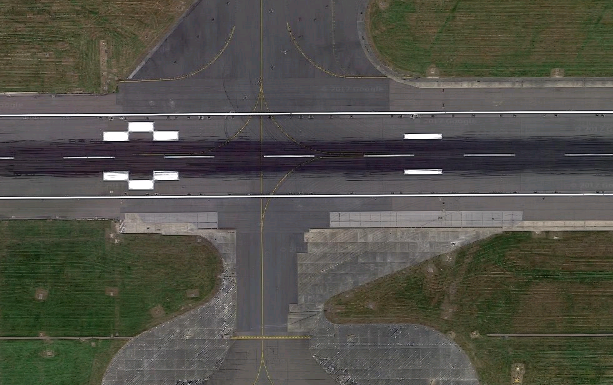
#> input picture test_images/test1.png, 613 x 385 px
$ python deconvolution.py test_images/test1.png
#> lines starting #> are read from the running program, lines starting #| are printed output that depends on the picture
#!/usr/bin/env python

'''
Wiener deconvolution.
Sample shows how DFT can be used to perform Weiner deconvolution [1]
of an image with user-defined point spread function (PSF)
Usage:
  deconvolution.py  [--circle]
      [--angle <degrees>]
      [--d <diameter>]
      [--snr <signal/noise ratio in db>]
      [<input image>]
  Use sliders to adjust PSF paramitiers.
  Keys:
    SPACE - switch btw linear/cirular PSF
    ESC   - exit
Examples:
  deconvolution.py --angle 135 --d 22  ../data/licenseplate_motion.jpg
    (image source: http://www.topazlabs.com/infocus/_images/licenseplate_compare.jpg)
  deconvolution.py --angle 86 --d 31  ../data/text_motion.jpg
  deconvolution.py --circle --d 19  ../data/text_defocus.jpg
    (image source: compact digital photo camera, no artificial distortion)
[1] http://en.wikipedia.org/wiki/Wiener_deconvolution
'''

# Python 2/3 compatibility
from __future__ import print_function

import numpy as np
import cv2

# local module
# from common import nothing


def blur_edge(img, d=31):
    h, w  = img.shape[:2]
    img_pad = cv2.copyMakeBorder(img, d, d, d, d, cv2.BORDER_WRAP)
    img_blur = cv2.GaussianBlur(img_pad, (2*d+1, 2*d+1), -1)[d:-d,d:-d]
    y, x = np.indices((h, w))
    dist = np.dstack([x, w-x-1, y, h-y-1]).min(-1)
    w = np.minimum(np.float32(dist)/d, 1.0)
    return img*w + img_blur*(1-w)

def motion_kernel(angle, d, sz=65):
    kern = np.ones((1, d), np.float32)
    c, s = np.cos(angle), np.sin(angle)
    A = np.float32([[c, -s, 0], [s, c, 0]])
    sz2 = sz // 2
    A[:,2] = (sz2, sz2) - np.dot(A[:,:2], ((d-1)*0.5, 0))
    kern = cv2.warpAffine(kern, A, (sz, sz), flags=cv2.INTER_CUBIC)
    return kern

def defocus_kernel(d, sz=65):
    kern = np.zeros((sz, sz), np.uint8)
    cv2.circle(kern, (sz, sz), d, 255, -1, cv2.LINE_AA, shift=1)
    kern = np.float32(kern) / 255.0
    return kern


if __name__ == '__main__':
    print(__doc__)
    import sys, getopt
    opts, args = getopt.getopt(sys.argv[1:], '', ['circle', 'angle=', 'd=', 'snr='])
    opts = dict(opts)
    try:
        fn = args[0]
    except:
        fn = '../data/licenseplate_motion.jpg'

    win = 'deconvolution'

    img = cv2.imread(fn, 0)
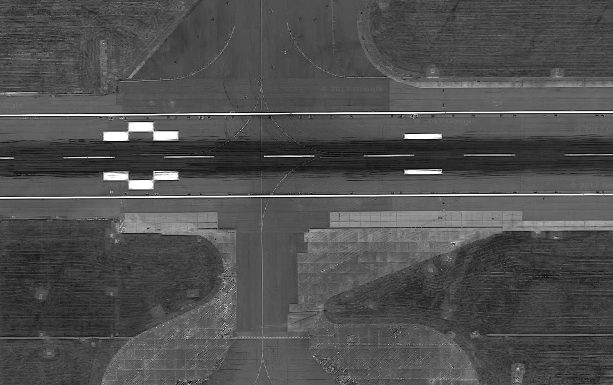
#> img: shape (385, 613); min 0, max 255, mean 79.7
    if img is None:
        print('Failed to load fn1:', fn1)
        sys.exit(1)

    img = np.float32(img)/255.0
    cv2.imshow('input', img)

    img = blur_edge(img)
#> in blur_edge, `img_pad = cv2.copyMakeBorder(img, d, d, d, d, cv2.BORDER_WRAP)`:
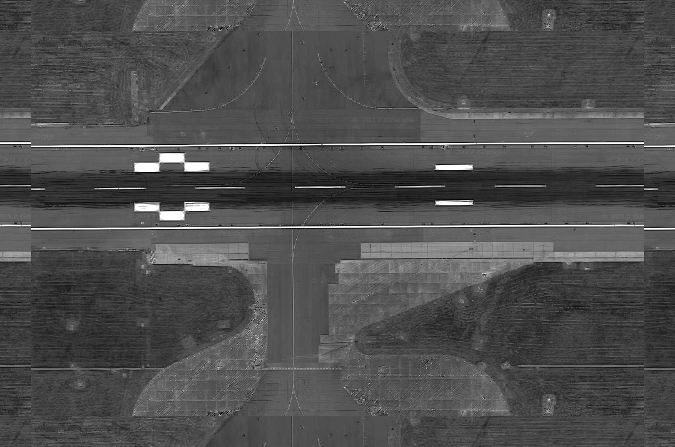
#> img_pad: shape (447, 675) float32; min 0, max 1, mean 0.309
#> in blur_edge, `img_blur = cv2.GaussianBlur(img_pad, (2*d+1, 2*d+1), -1)[d:-d,d:-d]`:
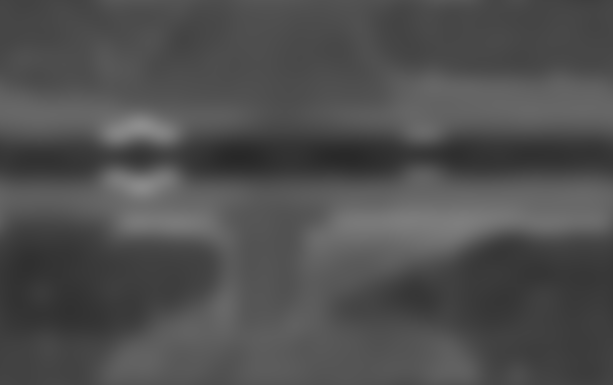
#> img_blur: shape (385, 613) float32; min 0.159, max 0.554, mean 0.312
#> in blur_edge, `w = np.minimum(np.float32(dist)/d, 1.0)`:
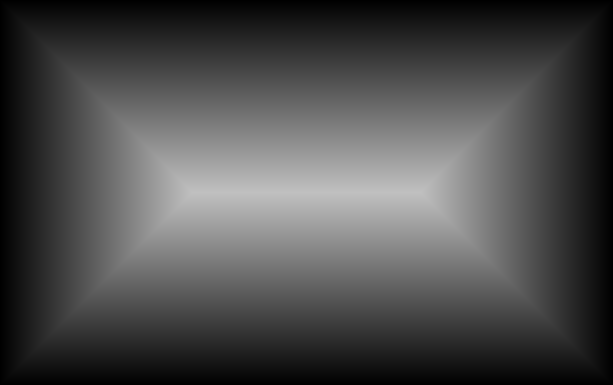
#> dist: shape (385, 613) int64; min 0, max 192, mean 75.6
    IMG = cv2.dft(img, flags=cv2.DFT_COMPLEX_OUTPUT)

    defocus = '--circle' in opts

    def update(_):
        ang = np.deg2rad( cv2.getTrackbarPos('angle', win) )
        d = cv2.getTrackbarPos('d', win)
        noise = 10**(-0.1*cv2.getTrackbarPos('SNR (db)', win))

        if defocus:
            psf = defocus_kernel(d)
        else:
            psf = motion_kernel(ang, d)
        cv2.imshow('psf', psf)

        psf /= psf.sum()
        psf_pad = np.zeros_like(img)
        kh, kw = psf.shape
        psf_pad[:kh, :kw] = psf
        PSF = cv2.dft(psf_pad, flags=cv2.DFT_COMPLEX_OUTPUT, nonzeroRows = kh)
        PSF2 = (PSF**2).sum(-1)
        iPSF = PSF / (PSF2 + noise)[...,np.newaxis]
        RES = cv2.mulSpectrums(IMG, iPSF, 0)
        res = cv2.idft(RES, flags=cv2.DFT_SCALE | cv2.DFT_REAL_OUTPUT )
        res = np.roll(res, -kh//2, 0)
        res = np.roll(res, -kw//2, 1)
        cv2.imshow(win, res)

    cv2.namedWindow(win)
    cv2.namedWindow('psf', 0)
    cv2.createTrackbar('angle', win, int(opts.get('--angle', 135)), 180, update)
    cv2.createTrackbar('d', win, int(opts.get('--d', 22)), 50, update)
    cv2.createTrackbar('SNR (db)', win, int(opts.get('--snr', 25)), 50, update)
    update(None)
#> in update, `cv2.imshow('psf', psf)`:
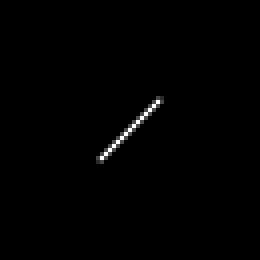
#> window 'psf': shape (65, 65) (shown 4 times larger); min 0, max 255, mean 1.5
#> in update, `res = np.roll(res, -kw//2, 1)`:
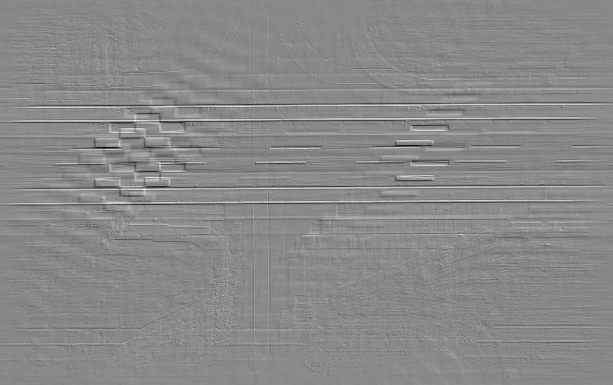
#> res: shape (385, 613) float32; min -5.45, max 5.23, mean 0.311; drawn with min black and max white
#> in update, `cv2.imshow(win, res)`:
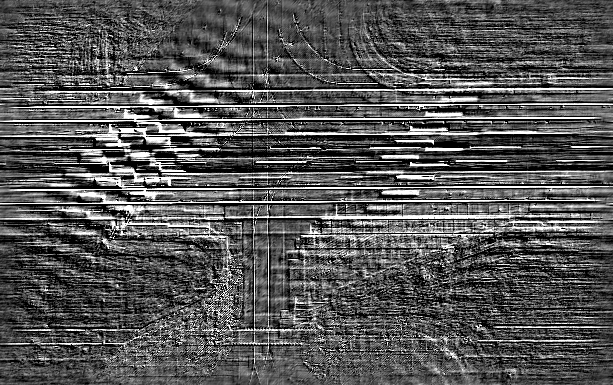
#> window 'deconvolution': shape (385, 613); min 0, max 255, mean 85.6

    while True:
        ch = cv2.waitKey()
#> (key Esc is pressed here)
        if ch == 27:
            break
        if ch == ord(' '):
            defocus = not defocus
            update(None)

$ run again, on test_images/test3.png
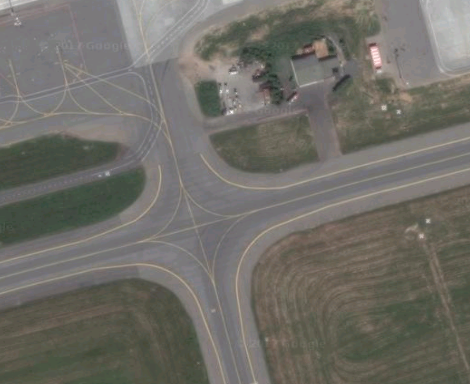
#> input picture test_images/test3.png, 470 x 384 px
#> in blur_edge, `w = np.minimum(np.float32(dist)/d, 1.0)`:
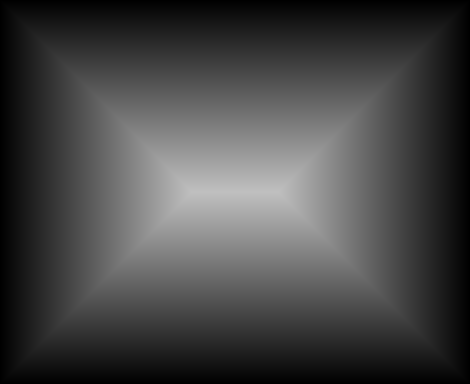
#> dist: shape (384, 470) int64; min 0, max 191, mean 69.4
#> in update, `cv2.imshow(win, res)`:
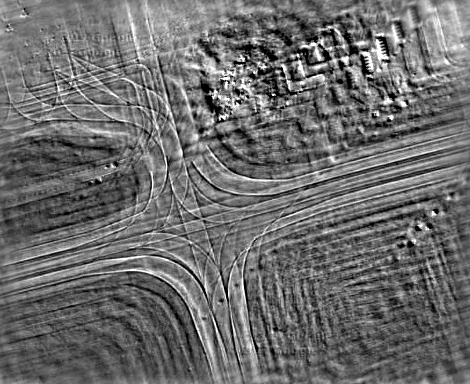
#> window 'deconvolution': shape (384, 470); min 0, max 255, mean 108.2

$ run again, on test_images/test4.png
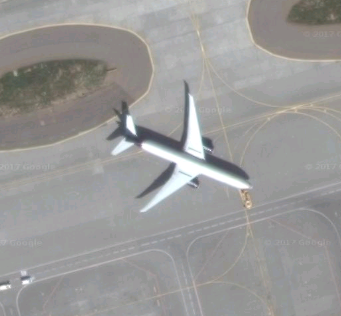
#> input picture test_images/test4.png, 341 x 316 px
#> in update, `res = np.roll(res, -kw//2, 1)`:
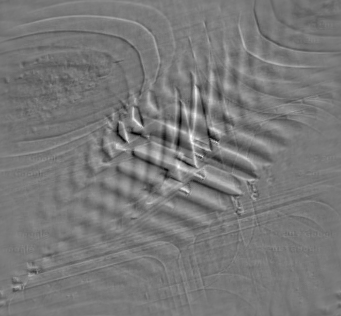
#> res: shape (316, 341) float32; min -1.41, max 2.82, mean 0.598; drawn with min black and max white
#> in update, `cv2.imshow(win, res)`:
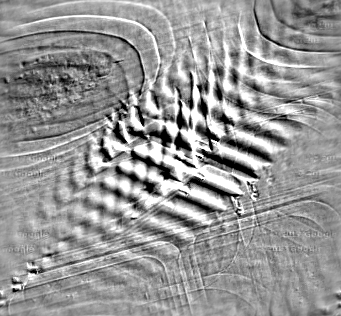
#> window 'deconvolution': shape (316, 341); min 0, max 255, mean 149.7

$ run again, on test_images/test5.png
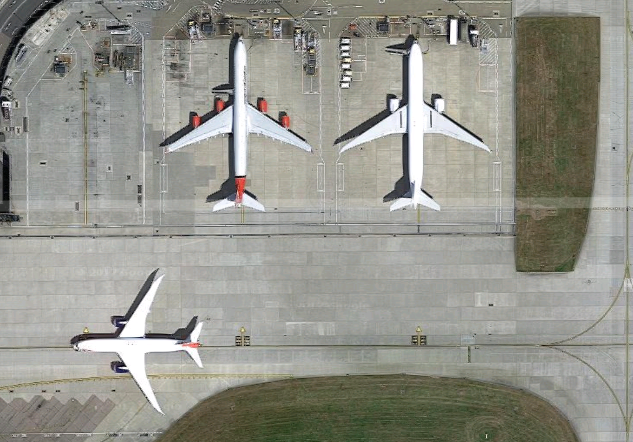
#> input picture test_images/test5.png, 633 x 442 px
#> in update, `cv2.imshow(win, res)`:
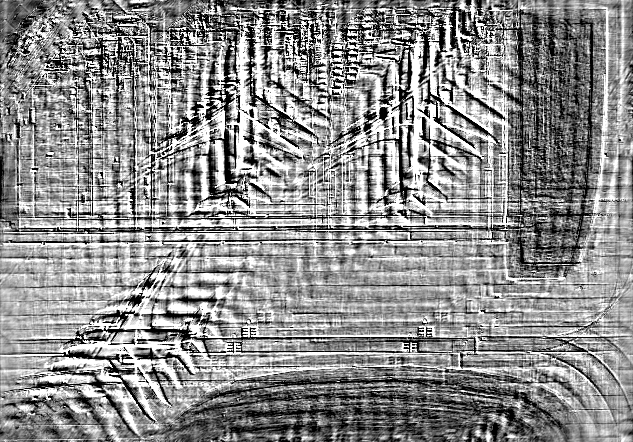
#> window 'deconvolution': shape (442, 633); min 0, max 255, mean 141.2
